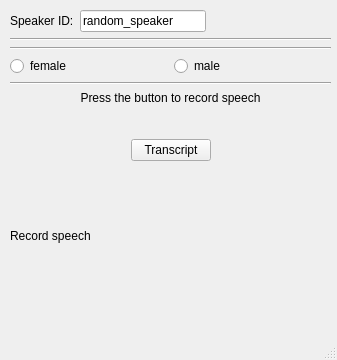
<?xml version="1.0" encoding="UTF-8"?>
<ui version="4.0">
 <class>MainWindow</class>
 <widget class="QMainWindow" name="MainWindow">
  <property name="geometry">
   <rect>
    <x>0</x>
    <y>0</y>
    <width>337</width>
    <height>360</height>
   </rect>
  </property>
  <property name="windowTitle">
   <string>SARHA</string>
  </property>
  <property name="animated">
   <bool>true</bool>
  </property>
  <widget class="QWidget" name="centralwidget">
   <widget class="QWidget" name="verticalLayoutWidget_2">
    <property name="geometry">
     <rect>
      <x>10</x>
      <y>10</y>
      <width>321</width>
      <height>294</height>
     </rect>
    </property>
    <layout class="QVBoxLayout" name="verticalLayout_2">
     <item>
      <layout class="QVBoxLayout" name="verticalLayout">
       <item>
        <layout class="QHBoxLayout" name="horizontalLayout">
         <item>
          <widget class="QLabel" name="label">
           <property name="text">
            <string>Speaker ID:</string>
           </property>
          </widget>
         </item>
         <item>
          <widget class="QLineEdit" name="speaker_id">
           <property name="text">
            <string>random_speaker</string>
           </property>
          </widget>
         </item>
         <item>
          <spacer name="horizontalSpacer_3">
           <property name="orientation">
            <enum>Qt::Horizontal</enum>
           </property>
           <property name="sizeHint" stdset="0">
            <size>
             <width>40</width>
             <height>20</height>
            </size>
           </property>
          </spacer>
         </item>
        </layout>
       </item>
       <item>
        <widget class="Line" name="line_3">
         <property name="orientation">
          <enum>Qt::Horizontal</enum>
         </property>
        </widget>
       </item>
       <item>
        <widget class="Line" name="line">
         <property name="orientation">
          <enum>Qt::Horizontal</enum>
         </property>
        </widget>
       </item>
       <item>
        <layout class="QHBoxLayout" name="horizontalLayout_2">
         <item>
          <widget class="QRadioButton" name="radiobt_female">
           <property name="text">
            <string>female</string>
           </property>
           <property name="checkable">
            <bool>true</bool>
           </property>
           <property name="checked">
            <bool>false</bool>
           </property>
          </widget>
         </item>
         <item>
          <widget class="QRadioButton" name="radiobt_male">
           <property name="text">
            <string>male</string>
           </property>
          </widget>
         </item>
        </layout>
       </item>
       <item>
        <widget class="Line" name="line_2">
         <property name="orientation">
          <enum>Qt::Horizontal</enum>
         </property>
        </widget>
       </item>
       <item>
        <widget class="QLabel" name="label_4">
         <property name="text">
          <string>Press the button to record speech</string>
         </property>
         <property name="alignment">
          <set>Qt::AlignCenter</set>
         </property>
        </widget>
       </item>
       <item>
        <layout class="QHBoxLayout" name="horizontalLayout_4">
         <item>
          <widget class="QLabel" name="label_5">
           <property name="text">
            <string/>
           </property>
          </widget>
         </item>
         <item>
          <widget class="QPushButton" name="rec_speech">
           <property name="focusPolicy">
            <enum>Qt::NoFocus</enum>
           </property>
           <property name="autoFillBackground">
            <bool>false</bool>
           </property>
           <property name="styleSheet">
            <string notr="true">QPushButton{background-color:transparent}</string>
           </property>
           <property name="text">
            <string/>
           </property>
           <property name="icon">
            <iconset>
             <normaloff>../micoff.png</normaloff>
             <normalon>../micon.png</normalon>../micoff.png</iconset>
           </property>
           <property name="iconSize">
            <size>
             <width>64</width>
             <height>64</height>
            </size>
           </property>
           <property name="flat">
            <bool>true</bool>
           </property>
          </widget>
         </item>
         <item>
          <widget class="QLabel" name="label_6">
           <property name="text">
            <string/>
           </property>
          </widget>
         </item>
        </layout>
       </item>
       <item>
        <layout class="QHBoxLayout" name="horizontalLayout_3">
         <item>
          <spacer name="horizontalSpacer_4">
           <property name="orientation">
            <enum>Qt::Horizontal</enum>
           </property>
           <property name="sizeHint" stdset="0">
            <size>
             <width>40</width>
             <height>20</height>
            </size>
           </property>
          </spacer>
         </item>
         <item>
          <widget class="QLabel" name="label_3">
           <property name="text">
            <string/>
           </property>
          </widget>
         </item>
         <item>
          <widget class="QPushButton" name="transcript_bt">
           <property name="text">
            <string>Transcript</string>
           </property>
          </widget>
         </item>
         <item>
          <spacer name="horizontalSpacer_5">
           <property name="orientation">
            <enum>Qt::Horizontal</enum>
           </property>
           <property name="sizeHint" stdset="0">
            <size>
             <width>40</width>
             <height>20</height>
            </size>
           </property>
          </spacer>
         </item>
         <item>
          <widget class="QLabel" name="label_2">
           <property name="text">
            <string/>
           </property>
          </widget>
         </item>
        </layout>
       </item>
      </layout>
     </item>
     <item>
      <widget class="QLabel" name="label_transcript">
       <property name="text">
        <string>Record speech</string>
       </property>
      </widget>
     </item>
    </layout>
   </widget>
  </widget>
  <widget class="QStatusBar" name="statusbar"/>
  <widget class="QMenuBar" name="menubar">
   <property name="geometry">
    <rect>
     <x>0</x>
     <y>0</y>
     <width>337</width>
     <height>25</height>
    </rect>
   </property>
  </widget>
 </widget>
 <resources/>
 <connections/>
</ui>
